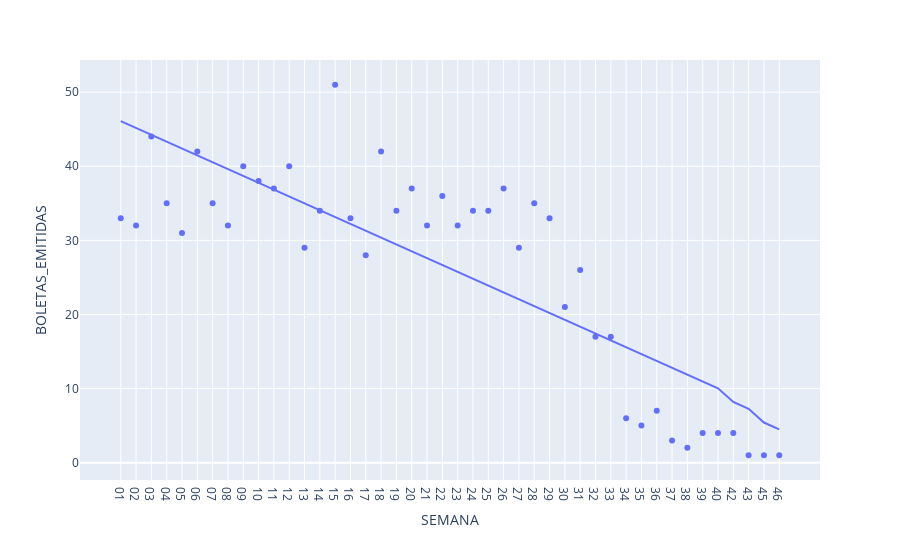

The notebook cell this image was saved under:
### Code cell
import plotly_express as px
help_fig = px.scatter(north_star, x=north_star['SEMANA'], y=north_star['BOLETAS_EMITIDAS'], trendline="ols")
help_fig

### Figure 1 — Plotly figure (JSON) as saved in the notebook; plotly's stock layout.template omitted (floating-point values rounded to 4 significant figures)
{"data": [{"hovertemplate": "SEMANA=%{x}<br>BOLETAS_EMITIDAS=%{y}<extra></extra>", "legendgroup": "", "marker": {"color": "#636efa", "symbol": "circle"}, "mode": "markers", "name": "", "orientation": "v", "showlegend": false, "type": "scatter", "x": ["01", "02", "03", "04", "05", "06", "07", "08", "09", "10", "11", "12", "13", "14", "15", "16", "17", "18", "19", "20", "21", "22", "23", "24", "25", "26", "27", "28", "29", "30", "31", "32", "33", "34", "35", "36", "37", "38", "39", "40", "42", "43", "45", "46"], "xaxis": "x", "y": [33, 32, 44, 35, 31, 42, 35, 32, 40, 38, 37, 40, 29, 34, 51, 33, 28, 42, 34, 37, 32, 36, 32, 34, 34, 37, 29, 35, 33, 21, 26, 17, 17, 6, 5, 7, 3, 2, 4, 4, 4, 1, 1, 1], "yaxis": "y"}, {"hovertemplate": "<b>OLS trendline</b><br>BOLETAS_EMITIDAS = -0.924521 * SEMANA + 47.0187<br>R<sup>2</sup>=0.688860<br><br>SEMANA=%{x}<br>BOLETAS_EMITIDAS=%{y} <b>(trend)</b><extra></extra>", "legendgroup": "", "marker": {"color": "#636efa", "symbol": "circle"}, "mode": "lines", "name": "", "showlegend": false, "type": "scatter", "x": ["01", "02", "03", "04", "05", "06", "07", "08", "09", "10", "11", "12", "13", "14", "15", "16", "17", "18", "19", "20", "21", "22", "23", "24", "25", "26", "27", "28", "29", "30", "31", "32", "33", "34", "35", "36", "37", "38", "39", "40", "42", "43", "45", "46"], "xaxis": "x", "y": [46.09, 45.17, 44.25, 43.32, 42.4, 41.47, 40.55, 39.62, 38.7, 37.77, 36.85, 35.92, 35.0, 34.08, 33.15, 32.23, 31.3, 30.38, 29.45, 28.53, 27.6, 26.68, 25.75, 24.83, 23.91, 22.98, 22.06, 21.13, 20.21, 19.28, 18.36, 17.43, 16.51, 15.58, 14.66, 13.74, 12.81, 11.89, 10.96, 10.04, 8.189, 7.264, 5.415, 4.491], "yaxis": "y"}], "layout": {"legend": {"tracegroupgap": 0}, "margin": {"t": 60}, "xaxis": {"anchor": "y", "domain": [0, 1], "title": {"text": "SEMANA"}}, "yaxis": {"anchor": "x", "domain": [0, 1], "title": {"text": "BOLETAS_EMITIDAS"}}}}
